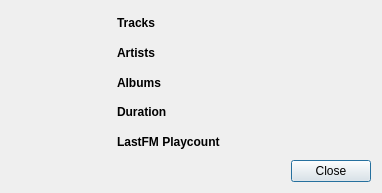
<?xml version="1.0" encoding="UTF-8"?>
<ui version="4.0">
 <class>Library_Info_Box</class>
 <widget class="QDialog" name="Library_Info_Box">
  <property name="geometry">
   <rect>
    <x>0</x>
    <y>0</y>
    <width>382</width>
    <height>193</height>
   </rect>
  </property>
  <property name="windowTitle">
   <string>Info</string>
  </property>
  <layout class="QGridLayout" name="gridLayout">
   <item row="0" column="1">
    <widget class="QLabel" name="lab_tracks">
     <property name="font">
      <font>
       <weight>75</weight>
       <bold>true</bold>
      </font>
     </property>
     <property name="text">
      <string>Tracks</string>
     </property>
    </widget>
   </item>
   <item row="0" column="2">
    <widget class="QLabel" name="lab_track_count">
     <property name="text">
      <string/>
     </property>
    </widget>
   </item>
   <item row="1" column="1">
    <widget class="QLabel" name="lab_artists">
     <property name="font">
      <font>
       <weight>75</weight>
       <bold>true</bold>
      </font>
     </property>
     <property name="text">
      <string>Artists</string>
     </property>
    </widget>
   </item>
   <item row="1" column="2">
    <widget class="QLabel" name="lab_artist_count">
     <property name="text">
      <string/>
     </property>
    </widget>
   </item>
   <item row="2" column="1">
    <widget class="QLabel" name="lab_albums">
     <property name="font">
      <font>
       <weight>75</weight>
       <bold>true</bold>
      </font>
     </property>
     <property name="text">
      <string>Albums</string>
     </property>
    </widget>
   </item>
   <item row="2" column="2">
    <widget class="QLabel" name="lab_album_count">
     <property name="text">
      <string/>
     </property>
    </widget>
   </item>
   <item row="3" column="1">
    <widget class="QLabel" name="lab_duration">
     <property name="font">
      <font>
       <weight>75</weight>
       <bold>true</bold>
      </font>
     </property>
     <property name="text">
      <string>Duration</string>
     </property>
    </widget>
   </item>
   <item row="3" column="2">
    <widget class="QLabel" name="lab_duration_value">
     <property name="text">
      <string/>
     </property>
    </widget>
   </item>
   <item row="4" column="1">
    <widget class="QLabel" name="lab_lfm">
     <property name="font">
      <font>
       <weight>75</weight>
       <bold>true</bold>
      </font>
     </property>
     <property name="text">
      <string>LastFM Playcount</string>
     </property>
    </widget>
   </item>
   <item row="4" column="2">
    <widget class="QLabel" name="lab_lfm_playcount">
     <property name="text">
      <string/>
     </property>
    </widget>
   </item>
   <item row="5" column="0" colspan="3">
    <widget class="QDialogButtonBox" name="buttonBox">
     <property name="orientation">
      <enum>Qt::Horizontal</enum>
     </property>
     <property name="standardButtons">
      <set>QDialogButtonBox::Close</set>
     </property>
    </widget>
   </item>
   <item row="0" column="0" rowspan="5">
    <widget class="QLabel" name="lab_icon">
     <property name="minimumSize">
      <size>
       <width>100</width>
       <height>100</height>
      </size>
     </property>
     <property name="maximumSize">
      <size>
       <width>100</width>
       <height>200</height>
      </size>
     </property>
     <property name="sizeIncrement">
      <size>
       <width>100</width>
       <height>0</height>
      </size>
     </property>
     <property name="text">
      <string/>
     </property>
     <property name="alignment">
      <set>Qt::AlignLeading|Qt::AlignLeft|Qt::AlignTop</set>
     </property>
    </widget>
   </item>
  </layout>
 </widget>
 <resources/>
 <connections>
  <connection>
   <sender>buttonBox</sender>
   <signal>accepted()</signal>
   <receiver>Library_Info_Box</receiver>
   <slot>accept()</slot>
   <hints>
    <hint type="sourcelabel">
     <x>248</x>
     <y>254</y>
    </hint>
    <hint type="destinationlabel">
     <x>157</x>
     <y>274</y>
    </hint>
   </hints>
  </connection>
  <connection>
   <sender>buttonBox</sender>
   <signal>rejected()</signal>
   <receiver>Library_Info_Box</receiver>
   <slot>reject()</slot>
   <hints>
    <hint type="sourcelabel">
     <x>316</x>
     <y>260</y>
    </hint>
    <hint type="destinationlabel">
     <x>286</x>
     <y>274</y>
    </hint>
   </hints>
  </connection>
 </connections>
</ui>
